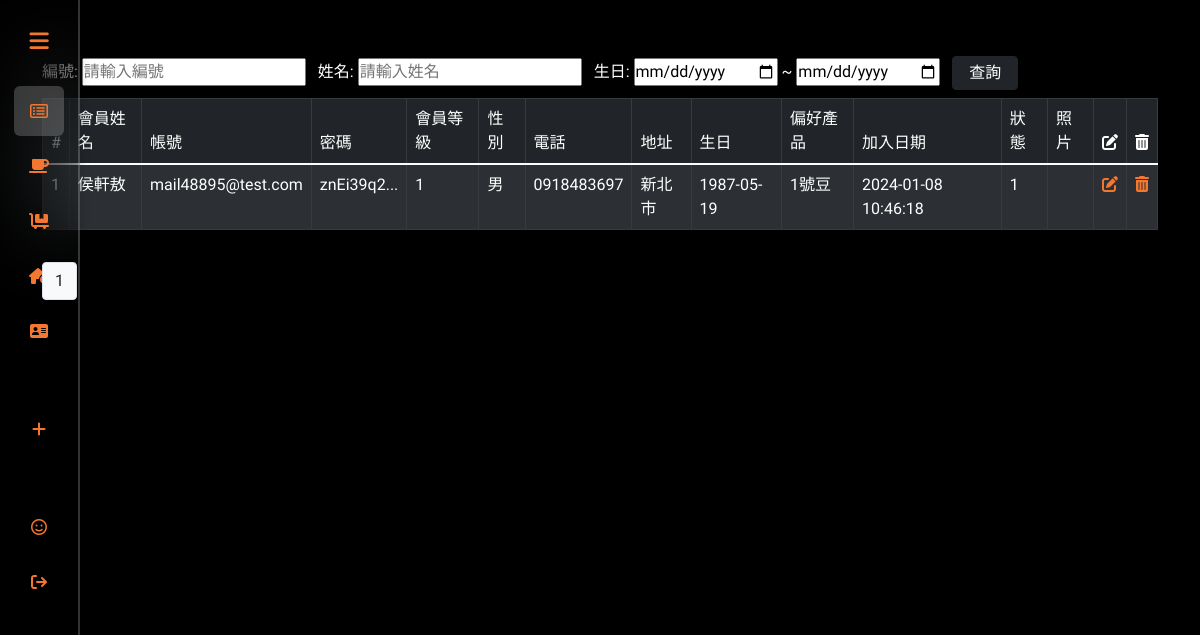
Screenshot of /members_index_.php (signed in) with the database file from the repository.
### tables this page shows
CREATE TABLE `address_book` (
  `ab_id` int NOT NULL AUTO_INCREMENT,
  `name` varchar(255) NOT NULL,
  `email` varchar(255) NOT NULL,
  `password_hash` varchar(100) NOT NULL,
  `membership_level` varchar(50) DEFAULT NULL,
  `gender` varchar(10) DEFAULT NULL,
  `mobile` varchar(255) NOT NULL,
  `address` varchar(255) NOT NULL,
  `birthday` date DEFAULT NULL,
  `preferred_products` varchar(255) DEFAULT NULL,
  `created_at` datetime NOT NULL,
  `status` varchar(50) DEFAULT NULL,
  `photo` blob DEFAULT NULL,
  PRIMARY KEY (`ab_id`)
);

### members_list-admin.php (the view, shortened to what this page needs)
<?php
$pageName = 'ab_list';
$perPage = 20;
$page = isset($_GET["page"]) ? intval($_GET["page"]) : 1;
require __DIR__ . '/db-connect.php';
$id = isset($_GET['id']) ? $_GET['id'] : '';
$name = isset($_GET['name']) ? $_GET['name'] : '';
$params = [];
$sql = "SELECT * FROM address_book";
$sql .= " ORDER BY ab_id DESC LIMIT " . (($page - 1) * $perPage) . ", " . $perPage;
$stmt = $pdo->prepare($sql);
$stmt->execute($params);
$rows = $stmt->fetchAll();
$t_sql = "SELECT COUNT(1) FROM address_book";
$totalRows = $pdo->query($t_sql)->fetch(PDO::FETCH_NUM)[0];
if ($totalRows) {
  $totalPage = ceil($totalRows / $perPage);
}
?>
<?php include __DIR__ . "/parts/html-head.php"; ?>
<?php include __DIR__ . "/parts/navbar.php"; ?>
<div class="container">
  <div class="row mt-5">
    <div class="mt-2">
      <form action="members_list-admin.php" method="get">
        <label for="id" style="color:#ffffff;">編號:</label>
        <input type="text" name="id" id="id" placeholder="請輸入編號" class="me-2" value="<?= htmlspecialchars($id) ?>">
        <label for="name" style="color:#ffffff;">姓名:</label>
        <input type="text" name="name" id="name" placeholder="請輸入姓名" class="me-2" value="<?= htmlspecialchars($name) ?>">
        <label for="name" style="color:#ffffff;">生日:</label>
        <input type="date" name="d_from"> <span style="color:#ffffff;">~</span>
        <input type="date" name="d_to">
        <button type="submit" class="btn btn-dark ms-2 p-1 px-3">查詢</button>
      </form>
    </div>
  </div>
</div>
<div class="container">
  <div class="row">
    <div class="col rounded-3 mt-2 mb-3">
      <table class="table table-dark table-striped table-bordered" style="background:#ffffff;">
        <thead>
          <tr>
            <th scope="col">#</th>
            <th scope="col">會員姓名</th>
            <th scope="col">帳號</th>
            <th scope="col">密碼</th>
            <th scope="col">會員等級</th>
            <th scope="col">性別</th>
            <th scope="col">電話</th>
            <th scope="col">地址</th>
            <th scope="col">生日</th>
            <th scope="col">偏好產品</th>
            <th class="col">加入日期</th>
            <th class="col">狀態</th>
            <th class="col">照片</th>
            <th><i class="fa-solid fa-pen-to-square"></i></th>
            <th><i class="fa-solid fa-trash-can"></i></th>
          </tr>
        </thead>
        <tbody>
          <?php foreach ($rows as $r) : ?>
            <tr>
              <td><?= $r['ab_id'] ?></td>
              <td><?= $r['name'] ?></td>
              <td><?= $r['email'] ?></td>
              <td><?= htmlspecialchars(substr($r['password_hash'], 0, 8)) . '...' ?></td>
              <td><?= $r['membership_level'] ?></td>
              <td><?= $r['gender'] ?></td>
              <td><?= $r['mobile'] ?></td>
              <td><?= htmlentities($r['address']) ?></td>
              <td><?= $r['birthday'] ?></td>
              <td><?= $r['preferred_products'] ?></td>
              <td><?= $r['created_at'] ?></td>
              <td><?= $r['status'] ?></td>
              <td style="padding:0;"><img style="max-width: 50px; padding:0; height:40px" src="../uploads/<?= $r['photo'] ?>" alt=""></td>
              <td>
                <a style="color: #f4772f;" href="members_edit.php?ab_id=<?= $r['ab_id'] ?>"><i class="fa-solid fa-pen-to-square"></i>
                </a>
              </td>
              <td><a style="color: #f4772f;" href="javascript: deleteOne(<?= $r['ab_id'] ?>)">
                  <i class="fa-solid fa-trash-can"></i>
                </a>
              </td>
            </tr>
          <?php endforeach; ?>
        </tbody>
      </table>
    </div>
  </div>
  <div class="row ">
    <div class="col ">
      <nav aria-label="Page navigation example translate-middle" class="">
        <ul class="pagination">
          <?php for ($i = $page - 5; $i <= $page + 5; $i++) :
            if ($i >= 1 && $i <= $totalPage) :
          ?>
              <li class="page-item">
                <a class="page-link <?= $i == $page ? 'text-dark bg-light' : 'text-light bg-dark' ?>" href="?page=<?= $i ?>"><?= $i ?></a>
              </li>
          <?php
            endif;
          endfor; ?>
        </ul>
      </nav>
    </div>
  </div>
</div>
<?php include __DIR__ . "/parts/html-foot.php"; ?>

### members_index_.php (shortened to what this page needs)
<?php
if (isset($_SESSION["admin"])) {
  include __DIR__ . '/members_list-admin.php';
} else {
  include __DIR__ . '/members_list-no-admin.php';
}

### parts/html-head.php (shortened to what this page needs)
<!DOCTYPE html>
<html lang="en">
<head>
  <link href="https://cdn.jsdelivr.net/npm/bootstrap@5.1.1/dist/css/bootstrap.min.css" rel="stylesheet">
  <link rel="stylesheet" href="https://cdnjs.cloudflare.com/ajax/libs/font-awesome/6.5.2/css/all.min.css">
</head>
</head>
<body>

### parts/navbar.php (shortened to what this page needs)
<nav class="sidebar">
  <div class="logo-menu">
    <i class="fa-solid fa-bars"></i>
  </div>
  <ul class="list">
    <li class="list-item">
      <a class="nav_link <?= $pageName == 'ab_list' ? 'active' : '' ?>" href="members_index_.php"> <i class="fa-regular fa-rectangle-list"></i><span class="link-name" style="--i:1">會員管理</span></a>
    </li>
    <li class="list-item">
      <a href="#">
        <i class="fa-solid fa-mug-saucer"></i>
      </a>
    </li>
    <li class="list-item">
      <a href="#">
        <i class="fa-solid fa-cart-flatbed"></i>
      </a>
    </li>
    <li class="list-item">
      <a href="#">
        <i class="fa-solid fa-house-circle-check"></i>
      </a>
    </li>
    <li class="list-item">
      <a href="#">
        <i class="fa-solid fa-address-card"></i>
      </a>
    </li>
  </ul>
  <ul class="list mt-5">
    <li class="list-item">
      <a class="nav_link <?= $pageName == 'ab_add' ? 'active' : '' ?>" href="members_add.php"><i class="fa-solid fa-plus"></i><span class="link-name" style="--i:7">新增通訊錄</span></a>
    </li>
  </ul>
  <ul class="list mt-5">
    <?php if (isset($_SESSION["admin"])) : ?>
      <li class="list-item">
        <a class="nav_link"><i class="fa-regular fa-face-smile"></i><span class="link-name" style="--i:8"><?= $_SESSION["admin"]['nickname'] ?></span></a>
      </li>
      <li class="list-item">
        <a class="nav_link" href="logout.php"><i class="fa-solid fa-arrow-right-from-bracket"></i><span class="link-name" style="--i:9">登出</span></a>
      </li>
    <?php else : ?>
      <li class="list-item">
        <a class="nav_link <?= $pageName == 'login' ? 'active' : '' ?>" href="login.php"><i class="fa-solid fa-gears"></i><span class="link-name" style="--i:9">登入</span></a>
      </li>
    <?php endif; ?>
  </ul>
</nav>

### parts/html-foot.php
</body>
</html>

### parts/navbar.php (style rules this page uses)
* { padding: 0; margin: 0; box-sizing: border-box; font-family: 'Poppins', sans-serif; font-family: "LXGW WenKai TC", cursive; font-weight: 400; font-style: normal; }
body { background-color: #000000; background-image: url("https://www.transparenttextures.com/patterns/stardust.png"); }
.sidebar { position: fixed; top: 0; left: 0; width: 80px; height: 100%; background: transparent; backdrop-filter: blur(40px); padding: 6px 14px; transition: .5s; border-right: 2px solid rgba(255, 255, 255, .2); box-shadow: 0 0 10px rgba(0, 0, 0, .2); }
.sidebar .logo-menu { display: flex; align-items: center; width: 100%; height: 70px; }
.sidebar .logo-menu .fa-solid { position: absolute; left: 50%; transform: translate(-50%); width: 40px; height: 40px; font-size: 22px; color: #f4772f; text-align: center; line-height: 40px; cursor: pointer; transform: .5s; }
.sidebar .list { margin-top: 10px; padding: 0; }
.list .list-item { list-style: none; width: 100%; height: 50px; margin: 5px 0; line-height: 50px; }
.list .list-item a { display: flex; align-items: center; font-style: 18px; color: #ffffff; text-decoration: none; border-radius: 6px; white-space: nowrap; transition: .5s; }
.list .list-item.active a, .list .list-item a:hover, a.nav_link.active { background: rgba(255, 255, 255, .2); }
.list .list-item a i { min-width: 50px; height: 50px; text-align: center; line-height: 50px; color: #f4772f; }

### rows the page displays
address_book: ab_id "1", name "侯軒敖", email "mail48895@test.com", password_hash "znEi39q2", membership_level "1", gender "男", mobile "0918483697", address "新北市", birthday "1987-05-19", preferred_products "1號豆", created_at "2024-01-08 10:46:18", status "1"
